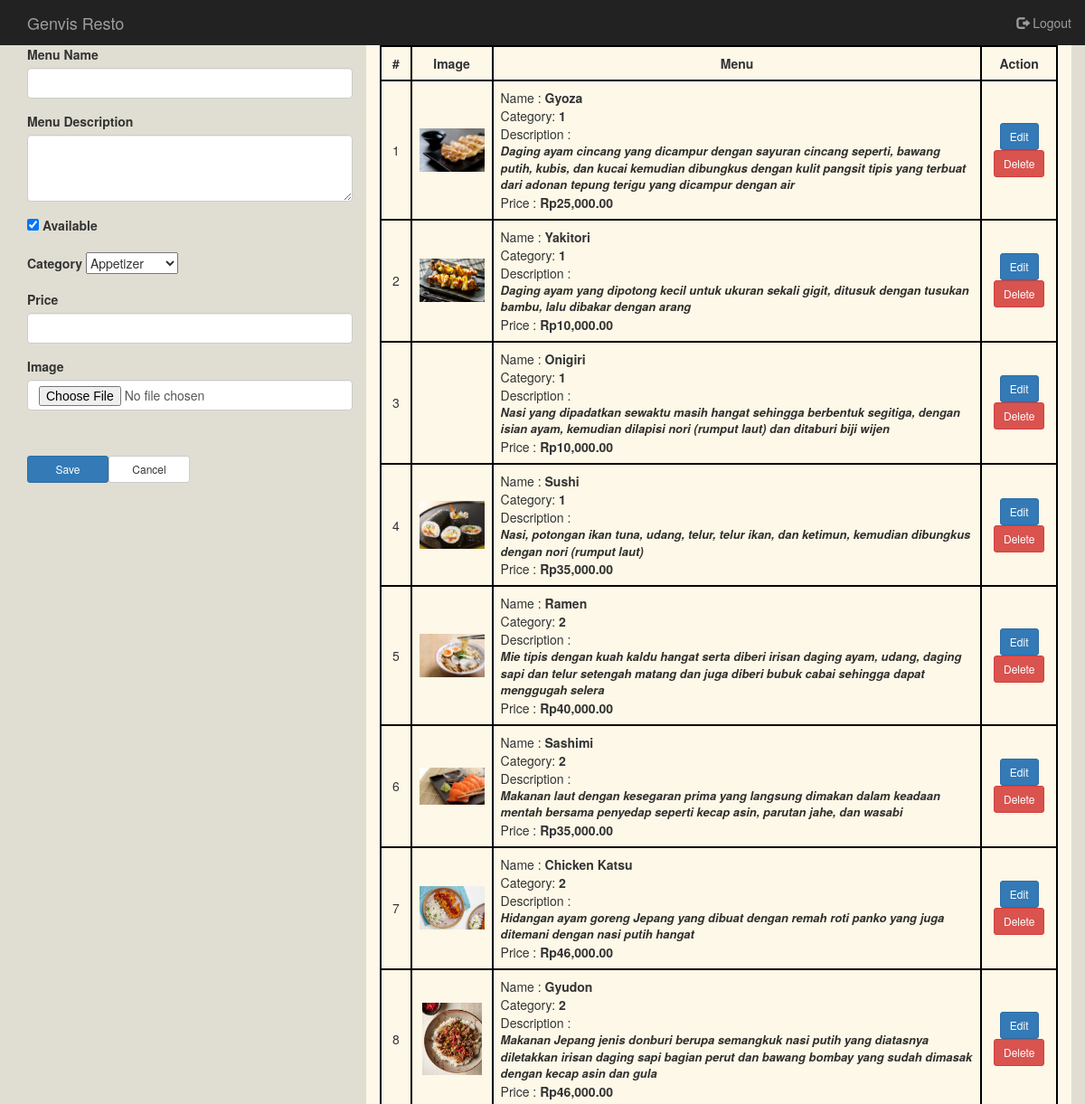
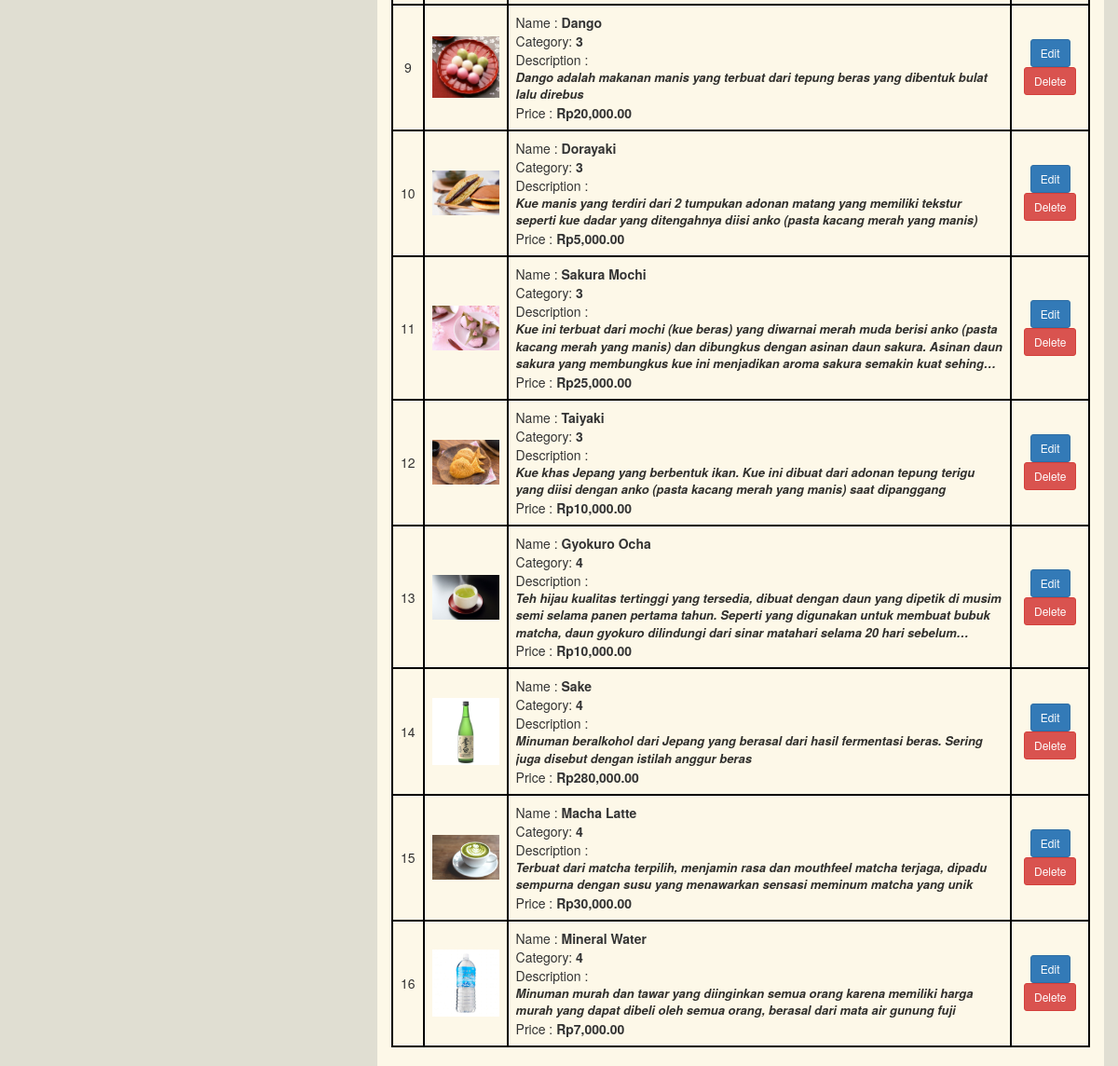
The app's page /admin/index.php with its own data (2 pictures, top to bottom).
### tables this page shows
CREATE TABLE `product_list` (
  `id` int(30) NOT NULL,
  `category_id` int(30) NOT NULL,
  `name` varchar(100) NOT NULL,
  `description` text NOT NULL,
  `price` float NOT NULL DEFAULT 0,
  `img_path` text NOT NULL,
  `status` tinyint(1) NOT NULL DEFAULT 1 COMMENT '0= unavailable, 2 Available'
);

### admin/index.php (the view, shortened to what this page needs)
<?php include('db_connect.php');?>
<!DOCTYPE html>
<html>
<head>
    <link rel="stylesheet" href="https://maxcdn.bootstrapcdn.com/bootstrap/3.4.1/css/bootstrap.min.css">
	<link rel="stylesheet" href="https://maxcdn.bootstrapcdn.com/font-awesome/4.4.0/css/font-awesome.min.css">
</head>
<nav class="navbar-inverse">
  <div class="container-fluid">
    <div class="navbar-header">
      <a class="navbar-brand" href="#">Genvis Resto</a>
    </div>
    <ul class="nav navbar-nav navbar-right">
      <li><a href="../index.php"><span class="glyphicon glyphicon-log-out"></span> Logout</a></li>
    </ul>
  </div>
</nav>
<div class="container-fluid" style="background-color: #E0DED2">
	<div class="col-lg-12">
		<div class="row">
			<div class="col-md-4">
			<form action="" id="manage-menu">
				<div class="card">
					<div class="card-body">
							<div class="form-group">
								<label class="control-label">Menu Name</label>
								<input type="text" class="form-control" name="name">
							</div>
							<div class="form-group">
								<label class="control-label">Menu Description</label>
								<textarea cols="30" rows="3" class="form-control" name="description"></textarea>
							</div>
							<div class="form-group">
								<div class="custom-control custom-switch">
								  <input type="checkbox" name="status" class="custom-control-input" id="availability" checked>
								  <label class="custom-control-label" for="availability">Available</label>
								</div>
							</div>
							<div class="form-group">
								<label class="control-label">Category </label>
								<select name="category_id" id="" class="custom-select browser-default">
									<?php
									$cat = $conn->query("SELECT * FROM category_list order by name asc ");
									while($row=$cat->fetch_assoc()):
									?>
									<option value="<?php echo $row['id'] ?>"><?php echo $row['name'] ?></option>
									<?php endwhile; ?>
								</select>
							</div>
							<div class="form-group">
								<label class="control-label">Price</label>
								<input type="number" class="form-control text-right" name="price" step="any">
							</div>
							<div class="form-group">
								<label for="" class="control-label">Image</label>
								<input type="file" class="form-control" name="img" onchange="displayImg(this,$(this))">
							</div>
							<div class="form-group">
							</div>
					</div>
					<div class="card-footer">
						<div class="row">
							<div class="col-md-12">
								<button class="btn btn-sm btn-primary col-sm-3 offset-md-3"> Save</button>
								<button class="btn btn-sm btn-default col-sm-3" type="button" onclick="$('#manage-menu').get(0).reset()"> Cancel</button>
							</div>
						</div>
					</div>
				</div>
			</form>
			</div>
			<div class="col-md-8" style="background-color: #FDF8E8" >
				<div class="card" >
					<div class="card-body">
						<table class="table table-bordered table-hover" style="border: 2px solid black">
							<thead>
								<tr >
									<th class="text-center"style="border: 2px solid black">#</th>
									<th class="text-center"style="border: 2px solid black">Image</th>
									<th class="text-center"style="border: 2px solid black">Menu</th>
									<th class="text-center"style="border: 2px solid black">Action</th>
								</tr>
							</thead>
							<tbody>
								<?php
								$i = 1;
								$cats = $conn->query("SELECT * FROM product_list order by id asc");
								while($row=$cats->fetch_assoc()):
								?>
								<tr>
									<td class="text-center"style="border: 2px solid black"><?php echo $i++ ?></td>
									<td class="text-center" style="border: 2px solid black">
										<img src="<?php echo isset($row['img_path']) ? '../assets/img/'.$row['img_path'] :'' ?>" alt="" id="cimg">
									</td>
									<td class="" style="border: 2px solid black">
										<p>Name : <b><?php echo $row['name'] ?></b></p>
										<p>Category: <b><?php echo $row['category_id'] ?></b></p>
										<p>Description : <b class="truncate"><?php echo $row['description'] ?></b></p>
										<p>Price : <b><?php echo "Rp".number_format($row['price'],2) ?></b></p>
									</td>
									<td class="text-center"style="border: 2px solid black">
										<button class="btn btn-sm btn-primary edit_menu" type="button" data-id="<?php echo $row['id'] ?>" data-name="<?php echo $row['name'] ?>" data-category_id="<?php echo $row['category_id'] ?> "data-status="<?php echo $row['status'] ?>" data-description="<?php echo $row['description'] ?>" data-price="<?php echo $row['price'] ?>" data-img_path="<?php echo $row['img_path'] ?>">Edit</button>
										<a href="Delete.php?id=<?php echo $row['id']; ?>"  ><button class="btn btn-sm btn-danger">Delete</button></a><br>
									</td>
								</tr>
								<?php endwhile; ?>
							</tbody>
						</table>
					</div>
				</div>
			</div>
		</div>
	</div>
</div>
</html>

### admin/index.php (style rules this page uses)
img#cimg,.cimg { max-height: 10vh; max-width: 6vw; }
td { vertical-align: middle !important; }
td p { margin: unset !important; }
.custom-switch,.custom-control-input,.custom-control-label { cursor:pointer; }
b.truncate { overflow: hidden; text-overflow: ellipsis; display: -webkit-box; -webkit-line-clamp: 3; -webkit-box-orient: vertical; font-size: small; color: #000000cf; font-style: italic; }

### records on screen
product_list: img_path (picture), name "Gyoza", category "1", description "Daging ayam cincang yang dicampur dengan sayuran cincang seperti, bawang putih, kubis, dan kucai kemudian dibungkus dengan kulit pangsit tipis yang terbuat dari adonan tepung terigu yang dicampur dengan air", price "25,000.00"
product_list: img_path (picture), name "Yakitori", category "1", description "Daging ayam yang dipotong kecil untuk ukuran sekali gigit, ditusuk dengan tusukan bambu, lalu dibakar dengan arang", price "10,000.00"
product_list: name "Onigiri", category "1", description "Nasi yang dipadatkan sewaktu masih hangat sehingga berbentuk segitiga, dengan isian ayam, kemudian dilapisi nori (rumput laut) dan ditaburi biji wijen", price "10,000.00"
product_list: img_path (picture), name "Sushi", category "1", description "Nasi, potongan ikan tuna, udang, telur, telur ikan, dan ketimun, kemudian dibungkus dengan nori (rumput laut)", price "35,000.00"
product_list: img_path (picture), name "Ramen", category "2", description "Mie tipis dengan kuah kaldu hangat serta diberi irisan daging ayam, udang, daging sapi dan telur setengah matang dan juga diberi bubuk cabai sehingga dapat menggugah selera", price "40,000.00"
product_list: img_path (picture), name "Sashimi", category "2", description "Makanan laut dengan kesegaran prima yang langsung dimakan dalam keadaan mentah bersama penyedap seperti kecap asin, parutan jahe, dan wasabi", price "35,000.00"
product_list: img_path (picture), name "Chicken Katsu", category "2", description "Hidangan ayam goreng Jepang yang dibuat dengan remah roti panko yang juga ditemani dengan nasi putih hangat", price "46,000.00"
product_list: img_path (picture), name "Gyudon", category "2", description "Makanan Jepang jenis donburi berupa semangkuk nasi putih yang diatasnya diletakkan irisan daging sapi bagian perut dan bawang bombay yang sudah dimasak dengan kecap asin dan gula", price "46,000.00"
product_list: img_path (picture), name "Dango", category "3", description "Dango adalah makanan manis yang terbuat dari tepung beras yang dibentuk bulat lalu direbus", price "20,000.00"
product_list: img_path (picture), name "Dorayaki", category "3", description "Kue manis yang terdiri dari 2 tumpukan adonan matang yang memiliki tekstur seperti kue dadar yang ditengahnya diisi anko (pasta kacang merah yang manis)", price "5,000.00"
product_list: img_path (picture), name "Sakura Mochi", category "3", description "Kue ini terbuat dari mochi (kue beras) yang diwarnai merah muda berisi anko (pasta kacang merah yang manis) dan dibungkus dengan asinan daun sakura. Asinan daun sakura yang membungkus kue ini menjadikan aroma sakura semakin kuat…", price "25,000.00"
product_list: img_path (picture), name "Taiyaki", category "3", description "Kue khas Jepang yang berbentuk ikan. Kue ini dibuat dari adonan tepung terigu yang diisi dengan anko (pasta kacang merah yang manis) saat dipanggang", price "10,000.00"
product_list: img_path (picture), name "Gyokuro Ocha", category "4", description "Teh hijau kualitas tertinggi yang tersedia, dibuat dengan daun yang dipetik di musim semi selama panen pertama tahun. Seperti yang digunakan untuk membuat bubuk matcha, daun gyokuro dilindungi dari sinar matahari selama 20 hari…", price "10,000.00"
product_list: img_path (picture), name "Sake", category "4", description "Minuman beralkohol dari Jepang yang berasal dari hasil fermentasi beras. Sering juga disebut dengan istilah anggur beras", price "280,000.00"
product_list: img_path (picture), name "Macha Latte", category "4", description "Terbuat dari matcha terpilih, menjamin rasa dan mouthfeel matcha terjaga, dipadu sempurna dengan susu yang menawarkan sensasi meminum matcha yang unik", price "30,000.00"
product_list: img_path (picture), name "Mineral Water", category "4", description "Minuman murah dan tawar yang diinginkan semua orang karena memiliki harga murah yang dapat dibeli oleh semua orang, berasal dari mata air gunung fuji", price "7,000.00"

### other values on screen
form field category_id "Appetizer"
